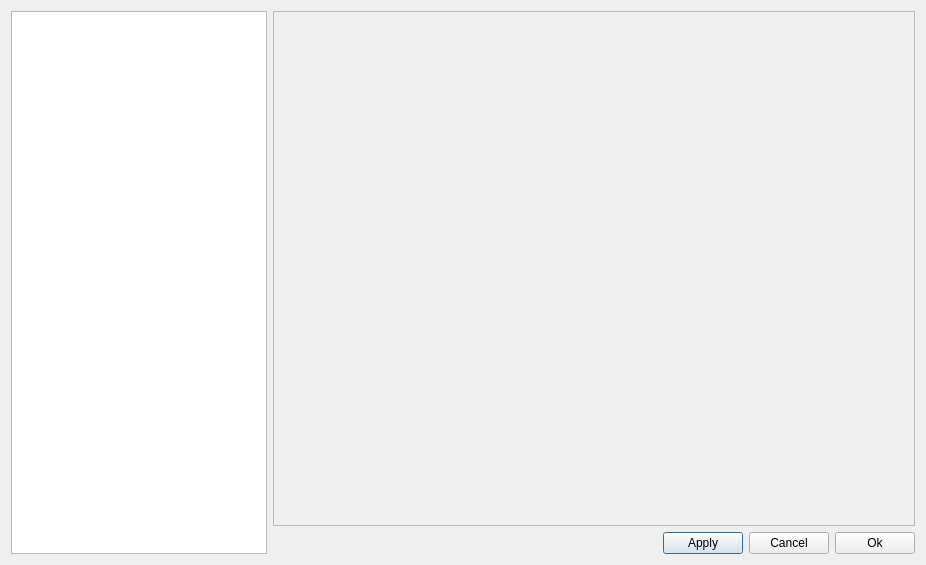
<?xml version="1.0" encoding="UTF-8"?>
<ui version="4.0">
 <class>PreferencesDialog</class>
 <widget class="QDialog" name="PreferencesDialog">
  <property name="geometry">
   <rect>
    <x>0</x>
    <y>0</y>
    <width>926</width>
    <height>565</height>
   </rect>
  </property>
  <property name="windowTitle">
   <string>Dialog</string>
  </property>
  <layout class="QVBoxLayout" name="verticalLayout_2">
   <item>
    <layout class="QHBoxLayout" name="horizontalLayout_2">
     <item>
      <widget class="QListWidget" name="lw_groups">
       <property name="sizePolicy">
        <sizepolicy hsizetype="Preferred" vsizetype="Expanding">
         <horstretch>0</horstretch>
         <verstretch>0</verstretch>
        </sizepolicy>
       </property>
       <property name="font">
        <font>
         <weight>75</weight>
         <bold>true</bold>
        </font>
       </property>
      </widget>
     </item>
     <item>
      <layout class="QVBoxLayout" name="verticalLayout">
       <item>
        <widget class="QScrollArea" name="scrollArea">
         <property name="widgetResizable">
          <bool>true</bool>
         </property>
         <widget class="QWidget" name="scrollAreaWidgetContents">
          <property name="geometry">
           <rect>
            <x>0</x>
            <y>0</y>
            <width>644</width>
            <height>501</height>
           </rect>
          </property>
         </widget>
        </widget>
       </item>
       <item>
        <layout class="QHBoxLayout" name="horizontalLayout">
         <item>
          <spacer name="horizontalSpacer">
           <property name="orientation">
            <enum>Qt::Horizontal</enum>
           </property>
           <property name="sizeHint" stdset="0">
            <size>
             <width>40</width>
             <height>20</height>
            </size>
           </property>
          </spacer>
         </item>
         <item>
          <widget class="QPushButton" name="pb_apply">
           <property name="text">
            <string>Apply</string>
           </property>
          </widget>
         </item>
         <item>
          <widget class="QPushButton" name="pb_cancel">
           <property name="text">
            <string>Cancel</string>
           </property>
          </widget>
         </item>
         <item>
          <widget class="QPushButton" name="pb_ok">
           <property name="text">
            <string>Ok</string>
           </property>
          </widget>
         </item>
        </layout>
       </item>
      </layout>
     </item>
    </layout>
   </item>
  </layout>
 </widget>
 <resources/>
 <connections/>
</ui>
